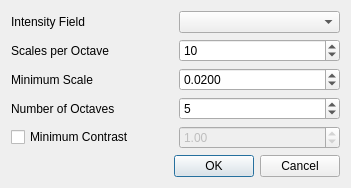
<?xml version="1.0" encoding="UTF-8"?>
<ui version="4.0">
 <class>SIFTExtractDlg</class>
 <widget class="QDialog" name="SIFTExtractDlg">
  <property name="geometry">
   <rect>
    <x>0</x>
    <y>0</y>
    <width>351</width>
    <height>175</height>
   </rect>
  </property>
  <property name="sizePolicy">
   <sizepolicy hsizetype="Fixed" vsizetype="Fixed">
    <horstretch>0</horstretch>
    <verstretch>0</verstretch>
   </sizepolicy>
  </property>
  <property name="windowTitle">
   <string>SIFT Extraction</string>
  </property>
  <property name="windowIcon">
   <iconset resource="../../../qPCL.qrc">
    <normaloff>:/toolbar/PclAlgorithms/icons/sift.png</normaloff>:/toolbar/PclAlgorithms/icons/sift.png</iconset>
  </property>
  <layout class="QVBoxLayout" name="verticalLayout">
   <item>
    <layout class="QGridLayout" name="gridLayout">
     <item row="0" column="0">
      <widget class="QLabel" name="label_4">
       <property name="text">
        <string>Intensity Field</string>
       </property>
      </widget>
     </item>
     <item row="0" column="1">
      <widget class="QComboBox" name="intensityCombo"/>
     </item>
     <item row="1" column="0">
      <widget class="QLabel" name="label_3">
       <property name="text">
        <string>Scales per Octave</string>
       </property>
      </widget>
     </item>
     <item row="1" column="1">
      <widget class="QSpinBox" name="scalesPerOctave">
       <property name="maximum">
        <number>50</number>
       </property>
       <property name="value">
        <number>10</number>
       </property>
      </widget>
     </item>
     <item row="2" column="0">
      <widget class="QLabel" name="label">
       <property name="text">
        <string>Minimum Scale</string>
       </property>
      </widget>
     </item>
     <item row="2" column="1">
      <widget class="QDoubleSpinBox" name="minScale">
       <property name="decimals">
        <number>4</number>
       </property>
       <property name="maximum">
        <double>1.000000000000000</double>
       </property>
       <property name="singleStep">
        <double>0.010000000000000</double>
       </property>
       <property name="value">
        <double>0.020000000000000</double>
       </property>
      </widget>
     </item>
     <item row="3" column="0">
      <widget class="QLabel" name="label_2">
       <property name="text">
        <string>Number of Octaves</string>
       </property>
      </widget>
     </item>
     <item row="3" column="1">
      <widget class="QSpinBox" name="nrOctaves">
       <property name="value">
        <number>5</number>
       </property>
      </widget>
     </item>
     <item row="4" column="0">
      <widget class="QCheckBox" name="useMinContrast">
       <property name="sizePolicy">
        <sizepolicy hsizetype="Minimum" vsizetype="Fixed">
         <horstretch>0</horstretch>
         <verstretch>0</verstretch>
        </sizepolicy>
       </property>
       <property name="text">
        <string>Minimum Contrast</string>
       </property>
      </widget>
     </item>
     <item row="4" column="1">
      <widget class="QDoubleSpinBox" name="minContrast">
       <property name="enabled">
        <bool>false</bool>
       </property>
       <property name="maximum">
        <double>100000.000000000000000</double>
       </property>
       <property name="singleStep">
        <double>1.000000000000000</double>
       </property>
       <property name="value">
        <double>1.000000000000000</double>
       </property>
      </widget>
     </item>
    </layout>
   </item>
   <item>
    <widget class="QDialogButtonBox" name="buttonBox">
     <property name="orientation">
      <enum>Qt::Horizontal</enum>
     </property>
     <property name="standardButtons">
      <set>QDialogButtonBox::Cancel|QDialogButtonBox::Ok</set>
     </property>
    </widget>
   </item>
  </layout>
 </widget>
 <resources>
  <include location="../../../qPCL.qrc"/>
 </resources>
 <connections>
  <connection>
   <sender>buttonBox</sender>
   <signal>accepted()</signal>
   <receiver>SIFTExtractDlg</receiver>
   <slot>accept()</slot>
   <hints>
    <hint type="sourcelabel">
     <x>132</x>
     <y>159</y>
    </hint>
    <hint type="destinationlabel">
     <x>215</x>
     <y>92</y>
    </hint>
   </hints>
  </connection>
  <connection>
   <sender>buttonBox</sender>
   <signal>rejected()</signal>
   <receiver>SIFTExtractDlg</receiver>
   <slot>reject()</slot>
   <hints>
    <hint type="sourcelabel">
     <x>132</x>
     <y>159</y>
    </hint>
    <hint type="destinationlabel">
     <x>132</x>
     <y>92</y>
    </hint>
   </hints>
  </connection>
  <connection>
   <sender>useMinContrast</sender>
   <signal>toggled(bool)</signal>
   <receiver>minContrast</receiver>
   <slot>setEnabled(bool)</slot>
   <hints>
    <hint type="sourcelabel">
     <x>94</x>
     <y>22</y>
    </hint>
    <hint type="destinationlabel">
     <x>266</x>
     <y>22</y>
    </hint>
   </hints>
  </connection>
 </connections>
</ui>
